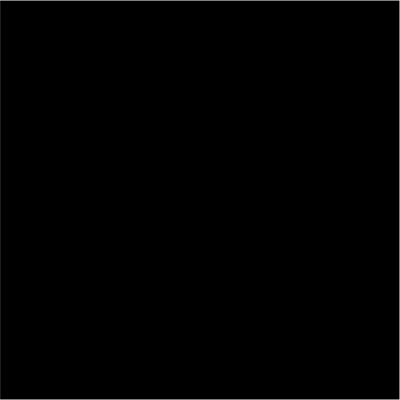
Frame 1 (no input)
Frame 60 (no input): identical to frame 1, image omitted
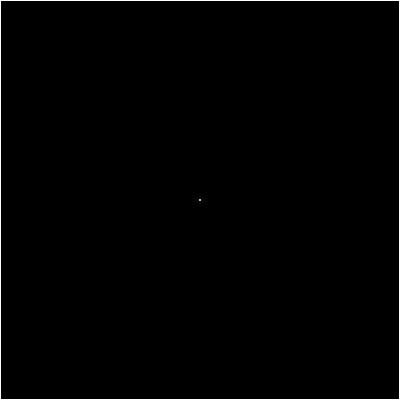
Frame 120 (the mouse pressed at the canvas centre since frame 60)

The p5.js sketch that drew these frames (run headless with seeded random() and noise() and a simulated clock; from frame 60 on, the mouse is pressed at the canvas centre):

// p5.js sketch
// ── sketch.js
let qtree;

function setup() {
    createCanvas(400, 400);
    let boundry = new Rectangle(200, 200, 200, 200);
    qtree = new QuadTree(boundry, 4);
    console.log(qtree);
}

function draw() {
    console.log("draw");
    if (mouseIsPressed) {
        let m = new Point(mouseX, mouseY);
        qtree.insert(m);
    }

    background(0);
    qtree.show();
}

// ── particle.js
class Particle {
    constructor(x, y) {
        this.x = x;
        this.y = y;
        this.r = 3;
        this.highlight = false;
    }

    move(p5) {
        this.x += p5.random(-1, 1);
        this.y += p5.random(-1, 1);
    }

    render(p5) {
        p5.noStroke();
        if (this.highlight) {
            p5.fill(255);
        } else {
            p5.fill(100);
        }

        p5.ellipse(this.x, this.y, this.r * 2);
    }

    intersects(p) {
        let d = dist(this.x, this.y, p.x, p.y);
        return (d < this.r + p.r);
    }

    setHighlight(value) {
        this.highlight = value;
    }
}
// ── quadtree.js
class Point {
    constructor(x, y) {
        this.x = x;
        this.y = y;
    }
}

class Rectangle {
    constructor(x, y, w, h) {
        this.x = x;
        this.y = y;
        this.w = w;
        this.h = h;
    }

    contains(p) {
        if (p.x <= this.x + this.w &&
            p.y <= this.y + this.h &&
            p.x >= this.x - this.w &&
            p.y >= this.y - this.h) {
            return true;
        }
    }
}

class QuadTree {
    constructor(boundry, n) {
        this.boundry = boundry;
        this.capacity = n;
        this.points = [];
        this.divided = false;
    }

    subdivide() {
        let x = this.boundry.x;
        let y = this.boundry.y;
        let w = this.boundry.w;
        let h = this.boundry.h;

        let ne = new Rectangle(x + w / 2, y + h / 2, w / 2, h / 2);
        this.northeast = new QuadTree(ne, this.capacity);
        let nw = new Rectangle(x - w / 2, y + h / 2, w / 2, h / 2);
        this.northwest = new QuadTree(nw, this.capacity);
        let sw = new Rectangle(x - w / 2, y - h / 2, w / 2, h / 2);
        this.southwest = new QuadTree(sw, this.capacity);
        let se = new Rectangle(x + w / 2, y - h / 2, w / 2, h / 2);
        this.southeast = new QuadTree(se, this.capacity);

        this.divided = true;
    }

    insert(point) {
        if (!this.boundry.contains(point)) {
            return false;
        }

        if(this.points.find(p => p['x'] === point.x && p['y'] === point.y)){
            //console.log("Punkt już instanieje", point);
            return false;
        }
        
        if (this.points.length < this.capacity) {
            
            console.log("Dodalem punkt ", point);
            this.points.push(point);
			return true;
        } else {
            if (!this.divided) {
                this.subdivide();
            }

            if (this.northeast.insert(point)) {
                return true;
            }
            else if (this.northwest.insert(point)) {
                return true;
            }
            else if (this.southeast.insert(point)) {
                return true;
            }
            else if (this.southwest.insert(point)) {
                return true;
            }
        }
    }

    show() {
        stroke(255);
        noFill();
        rectMode(CENTER);
        rect(this.boundry.x, this.boundry.y, this.boundry.w * 2, this.boundry.h * 2);
        if (this.divided) {
            this.northeast.show();
            this.northwest.show();
            this.southwest.show();
            this.southwest.show();
        }
        for (let p of this.points) {
            strokeWeight(2);
            point(p.x, p.y);
        }
    }
}
// ── sketch-collision-detection.js
var collisonsSketch = function (p5) {
    p5.particles = [];
    p5.boundry;
    p5.setup = function setup() {
        let width = 800;
        let heigth = 800;
        p5.boundry = new Rectangle(400, 400, 400, 400);
        p5.createCanvas(width, heigth);
        p5.background(0);
        for (let i = 0; i < 2000; i++) {
            p5.particles[i] = new Particle(p5.random(width), p5.random(heigth));
        }
    }

    p5.draw = function draw() {
        p5.background(0);

        let qt = new QuadTree(p5.boundry, 4);
        for (let p of p5.particles) {
            p.move(p5);
            p.render(p5);
            p.setHighlight(false);
            qt.insert(new Point(p.x, p.y, p));
        }

        for (let p of p5.particles) {
            let circle = new Circle(p.x, p.y, p.r * 2);
            let points = qt.query(circle);
            for (let point of points) {
                let other = point.userData;
                if (other !== p) {
                    other.setHighlight(true);
                }
            }

            //Naive way
            // for (let other of particles) {
            //     if (other !== p && p.intersects(other)) {
            //         other.setHighlight(true);
            //     }
            // }
        }


        document.getElementById('framerate').innerHTML = 'Frame Rate: ' + p5.frameRate();
    }
}



// ── sketch-nearest-point.js
var nearestPointSketch = function (p) {
    p.qtree;

    p.setup = function setup() {
        p.createCanvas(800, 800);
        p.background(100);
        let boundry = new Rectangle(400, 400, 400, 400);
        p.qtree = new QuadTree(boundry, 4);
        for (let i = 0; i < 300; i++) {
            let x = p.randomGaussian(p.width / 2, p.width / 8);
            let y = p.randomGaussian(p.height / 2, p.height / 8);
            let point = new Point(x, y);
            p.qtree.insert(point);
        }

    }

    p.draw = function draw() {

        if (p.mouseIsPressed) {
            let m = new Point(p.mouseX, p.mouseY);
            p.qtree.insert(m);
        }

        p.background(0);
        p.qtree.show(p, p.keyIsDown(p.UP_ARROW));
        // stroke(0, 255, 0);
        // rectMode(CENTER);
        // let range = new Rectangle(mouseX, mouseY, 25, 25);
        // rect(range.x, range.y, range.w * 2, range.h * 2);
        // let points = qtree.query(range);
        // for (let p of points) {
        //     strokeWeight(4);
        //     point(p.x, p.y);
        // }    

        //if (keyIsDown(UP_ARROW)) {
        let sourcePoint = new Point(p.mouseX, p.mouseY);
        console.log("Source point: ", sourcePoint);
        let points = p.qtree.nearest(sourcePoint);
        console.log("Nearest points: ");
        for (let np of points) {
            console.log(np);
            p.stroke(255, 255, 0);
            p.strokeWeight(6);
            p.point(np.point.x, np.point.y);
        }

        document.getElementById('framerate').innerHTML = 'Frame Rate: ' + p.frameRate();

        //}
    }
    
}
